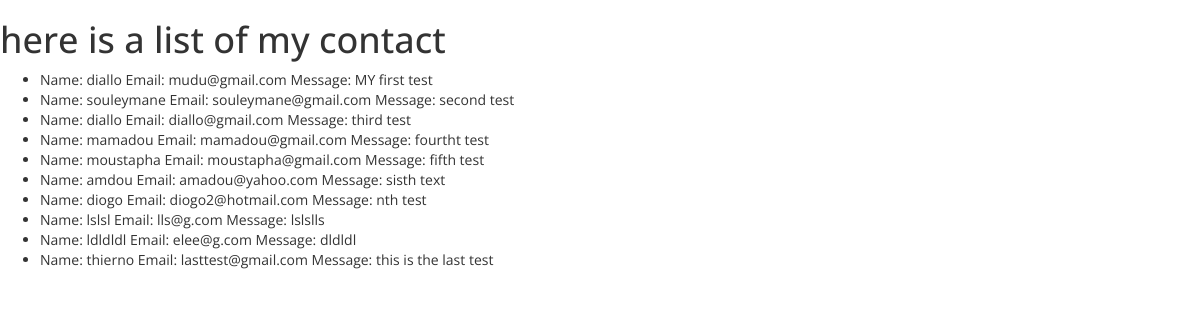
/showdata/, run on an earlier commit of the app's database.
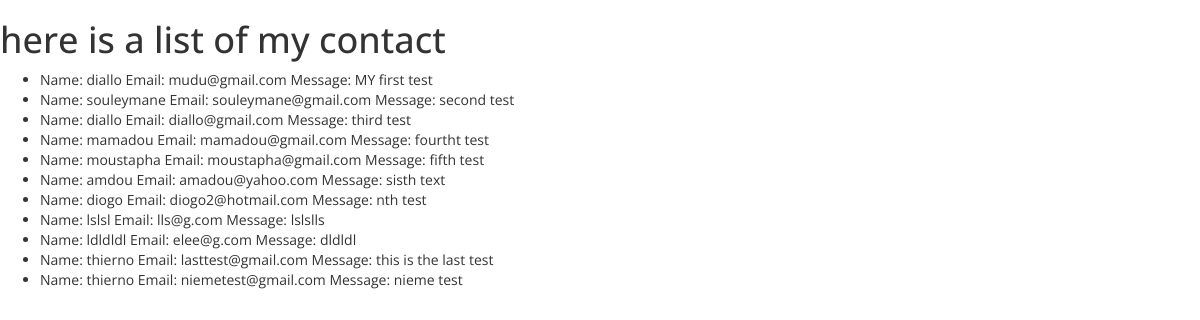
And on a later commit of the database.
### main_app/models.py (models this page shows, shortened)
class Contact(models.Model):
    name = models.CharField(max_length=100)
    email = models.EmailField(max_length=100)
    message = models.CharField(max_length=2000)

### main_app/views.py (the view)
# urls.py: url(r'^showdata/$', views.showdata, name='showdata'),
def showdata(request):
    all_contact = Contact.objects.all()
    return render(request, 'showdata.html', {'all_contact': all_contact})

### main_app/templates/showdata.html
{% extends 'base.html'%}
{%block content%}
{% if all_contact %}
<h1> here is a list of my contact </h1>
<ul>
      {% for content in all_contact %}
      <li> Name: {{content.name}} Email: {{content.email}} Message: {{content.message}}</li>
      {% endfor %}
</ul>
{% else %}
<h3>No communication yet</h3>
{% endif %}
{%endblock%}

### main_app/templates/base.html (shortened to what this page needs)
{%load static%}
<!DOCTYPE html>
<html>
<head>
	<link rel="stylesheet"  href="{% static 'css/bootstrap.min.css'%}">
	<link rel="stylesheet"  href="{% static 'style.css'%}">
</head>
<body>
{%block content%}{%endblock%}
</body>
</html>

### main_app/static/style.css (style rules this page uses)
body { font-family:'Open Sans', arial, sans-serif; margin: 0; padding:0; }

What changed in the data, as far as the page shows it:
added Contact: name "thierno", email "niemetest@gmail.com", message "nieme test"
